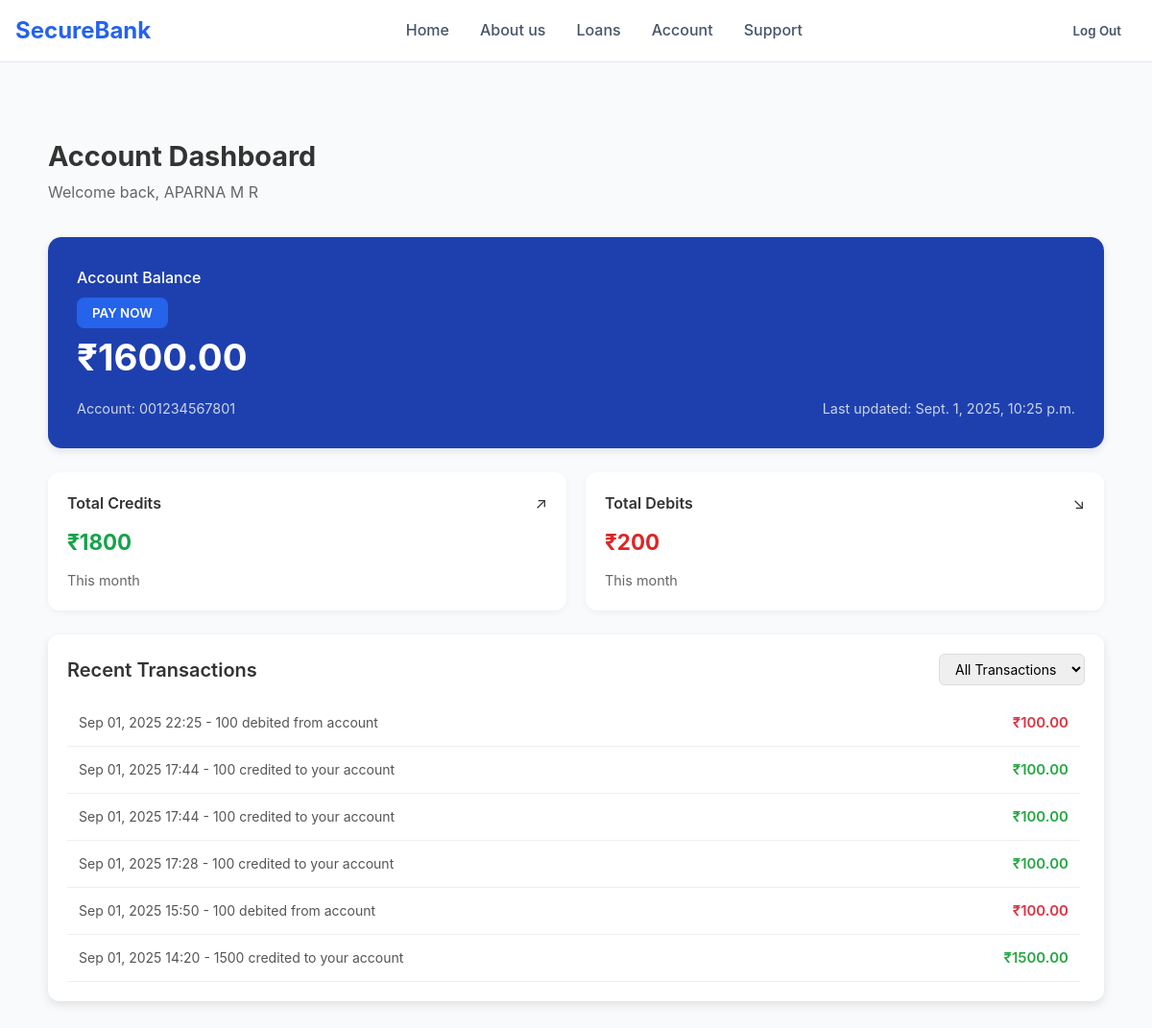
The page /account_dashboard/ (signed in) on the database its author committed.
### BankApp/models.py (models this page shows, shortened)
class Account(models.Model):
    user = models.OneToOneField(User, on_delete=models.CASCADE, blank=True, null=True)
    account_number = models.CharField(max_length=20, unique=True, editable=False)
    balance = models.DecimalField(max_digits=12, decimal_places=2, default=0.00)
    last_updated = models.DateTimeField(auto_now=True)

class Transaction(models.Model):
    TRANSACTION_TYPES = [
        ("credit", "Credit"),
        ("debit", "Debit"),
    ]
    account = models.ForeignKey(Account, on_delete=models.CASCADE, related_name="transactions")
    transaction_type = models.CharField(max_length=10, choices=TRANSACTION_TYPES)
    amount = models.DecimalField(max_digits=10, decimal_places=2)
    description = models.CharField(max_length=255, blank=True, null=True)
    timestamp = models.DateTimeField(auto_now_add=True)

### BankApp/views.py (the view)
# urls.py: path('account_dashboard/',views.account_dashboard,name="account_dashboard"),
def account_dashboard(request):
    try:
        account = Account.objects.get(user=request.user)
    except Account.DoesNotExist:
        messages.error(request, "❌ No account found. Please create one.")
        return redirect("homepage")
    start_month = now().replace(day=1, hour=0, minute=0, second=0, microsecond=0)
    total_credits = Transaction.objects.filter(
        account=account,
        transaction_type="credit",
        timestamp__gte=start_month
    ).aggregate(total=Sum("amount"))["total"] or 0
    total_debits = Transaction.objects.filter(
        account=account,
        transaction_type="debit",
        timestamp__gte=start_month
    ).aggregate(total=Sum("amount"))["total"] or 0
    transactions = Transaction.objects.filter(account=account).order_by("-timestamp")[:10]
    return render(request, "account.html", {
        "account": account,
        "total_credits": total_credits,
        "total_debits": total_debits,
        "transactions": transactions,
    })

### BankApp/templates/account.html (shortened to what this page needs)
{% load static %}
<!DOCTYPE html>
<html lang="en">
<head>
    <link rel="stylesheet" href="{% static 'css/account.css' %}">
</head>
<body>
    <nav class="navbar">
        <div class="nav-container">
            <div class="nav-content">
                <div class="logo">
                    <h1>SecureBank</h1>
                </div>
                <div class="nav-links">
                    <a href="{% url 'homepage'%}" class="nav-link">Home</a>
                    <a href="#" class="nav-link">About us</a>
                    <a href="#" class="nav-link">Loans</a>
                    <a href="{% url 'account_dashboard' %}"class="nav-link">Account</a>
                    <a href="#" class="nav-link">Support</a>
                </div>
                <div class="auth-buttons">
    {% if request.user.is_authenticated %}
        <a href="{% url 'logout' %}">
            <button class="btn-ghost">Log Out</button>
        </a>
    {% else %}
        <button class="btn-ghost" onclick="openModal('login')">Log In</button>
        <button class="btn-primary" onclick="openModal('signup')">Sign Up</button>
    {% endif %}
</div>
            </div>
        </div>
    </nav>
    <main class="account-main">
        <div class="container">
                <div class="account-header">
    <h1>Account Dashboard</h1>
    <p>Welcome back, {{ request.user.first_name|upper }} {{ request.user.last_name|upper }}</p>
</div>
<div class="balance-card">
    <div class="balance-header">
        <h2>Account Balance</h2>
        <button class="btn-primary transfer-btn" onclick="openmoneyModal()">PAY NOW</button>
    </div>
    <div class="balance-amount">₹{{ account.balance }}</div>
    <div class="balance-info">
        <span class="account-number">Account: {{ account.account_number }}</span>
        <span class="last-updated">Last updated: {{ account.last_updated }}</span>
    </div>
</div>
<div class="summary-cards">
    <div class="summary-card credit">
        <div class="summary-header">
            <h3>Total Credits</h3>
            <span class="arrow-up">↗</span>
        </div>
        <div class="summary-amount">₹{{ total_credits }}</div>
        <div class="summary-period">This month</div>
    </div>
   <div class="summary-card debit">
    <div class="summary-header">
        <h3>Total Debits</h3>
        <span class="arrow-down">↘</span>
    </div>
    <div class="summary-amount">₹{{ total_debits }}</div>
    <div class="summary-period">This month</div>
</div>
</div>
<div class="transaction-history">
    <div class="transaction-header">
        <h2>Recent Transactions</h2>
        <select id="filterSelect" class="filter-select">
            <option value="all">All Transactions</option>
        </select>
    </div>
<div class="transaction-list">
    {% for tx in transactions %}
        <div class="transaction-item" data-type="{{ tx.transaction_type }}">
            <div class="transaction-left">
                <span>{{ tx.timestamp|date:"M d, Y H:i" }}</span> -
                <span>{{ tx.description }}</span>
            </div>
            <div class="transaction-right {% if tx.transaction_type == 'credit' %}credit{% else %}debit{% endif %}">
                ₹{{ tx.amount }}
            </div>
        </div>
    {% empty %}
        <p>No recent transactions</p>
    {% endfor %}
</div>
                    </div>
                </div>
    </main>
</body>
</html>

### BankApp/static/css/account.css (style rules this page uses)
* { margin: 0; padding: 0; box-sizing: border-box; font-family: "Inter", sans-serif; }
body { background: #f9fafb; color: #333; line-height: 1.6; }
.navbar { position: fixed; top: 0; width: 100%; background: rgba(255, 255, 255, 0.95); backdrop-filter: blur(10px); border-bottom: 1px solid #e2e8f0; z-index: 1000; }
.nav-container { max-width: 1200px; margin: 0 auto; padding: 0 1rem; }
.nav-content { display: flex; align-items: center; justify-content: space-between; height: 4rem; }
.logo h1 { font-size: 1.5rem; font-weight: 700; color: #2563eb; }
.nav-links { display: flex; gap: 2rem; }
.nav-link { text-decoration: none; color: #475569; font-weight: 500; transition: color 0.3s; }
a { text-decoration: none ; color: #000; }
.auth-buttons { display: flex; gap: 1rem; }
.btn-primary { background: #2563eb; color: white; border: none; padding: 0.5rem 1rem; border-radius: 0.5rem; font-weight: 600; cursor: pointer; transition: background 0.3s; }
.btn-ghost { background: transparent; color: #475569; border: none; padding: 0.5rem 1rem; border-radius: 0.5rem; font-weight: 600; cursor: pointer; transition: color 0.3s; }
.account-main { padding: 30px; }
.container { max-width: 1100px; margin: auto; }
.account-header { margin-bottom: 3%; margin-top: 10%; }
.account-header h1 { font-size: 1.8rem; font-weight: 700; margin-bottom: 2px; }
.account-header p { color: #666; }
.balance-card { background: #1e40af; color: #fff; padding: 30px; border-radius: 14px; margin-bottom: 25px; box-shadow: 0 3px 8px rgba(0,0,0,0.1); }
.balance-card h2 { font-size: 1rem; font-weight: 500; margin-bottom: 8px; }
.balance-amount { font-size: 2.4rem; font-weight: 700; margin-bottom: 10px; }
.balance-info { font-size: 0.9rem; display: flex; justify-content: space-between; color: #cbd5e1; }
.summary-cards { display: flex; gap: 20px; margin-bottom: 25px; }
.summary-card { flex: 1; background: #fff; padding: 20px; border-radius: 12px; box-shadow: 0 2px 6px rgba(0,0,0,0.05); }
.summary-header { display: flex; justify-content: space-between; align-items: center; }
.summary-card h3 { font-size: 1rem; font-weight: 600; }
.summary-amount { font-size: 1.4rem; font-weight: 700; margin: 10px 0; }
.summary-period { font-size: 0.9rem; color: #666; }
.summary-card.credit .summary-amount { color: #16a34a; }
.summary-card.debit .summary-amount { color: #dc2626; }
.transaction-history { background: #ffffff; border-radius: 12px; padding: 20px; margin-top: 20px; box-shadow: 0 4px 10px rgba(0,0,0,0.1); }
.transaction-header { display: flex; justify-content: space-between; align-items: center; margin-bottom: 15px; }
.transaction-header h2 { font-size: 20px; font-weight: 600; color: #333; }
.filter-select { padding: 6px 12px; border-radius: 6px; border: 1px solid #ddd; font-size: 14px; cursor: pointer; transition: all 0.2s ease-in-out; }
.transaction-list { max-height: 300px; overflow-y: auto; padding-right: 5px; }
.transaction-item { padding: 12px; border-bottom: 1px solid #eee; font-size: 15px; color: #444; display: flex; justify-content: space-between; align-items: center; transition: background 0.2s; }
.transaction-left { font-size: 14px; color: #555; }
.transaction-right { font-weight: 600; font-size: 15px; }
.transaction-right.credit { color: #28a745; }
.transaction-right.debit { color: #dc3545; }

### rows shown on the page
Account: balance "1600.00", account_number "001234567801", last_updated "Sept. 1, 2025, 10:25 p.m."
Transaction: timestamp "Sep 01, 2025 22:25", description "100 debited from account", amount "100.00"
Transaction: timestamp "Sep 01, 2025 17:44", description "100 credited to your account", amount "100.00"
Transaction: timestamp "Sep 01, 2025 17:44", description "100 credited to your account", amount "100.00"
Transaction: timestamp "Sep 01, 2025 17:28", description "100 credited to your account", amount "100.00"
Transaction: timestamp "Sep 01, 2025 15:50", description "100 debited from account", amount "100.00"
Transaction: timestamp "Sep 01, 2025 14:20", description "1500 credited to your account", amount "1500.00"

### other values the page prints
{{ request.user.first_name|upper }} "APARNA"
{{ request.user.last_name|upper }} "M R"
{{ total_credits }} "1800"
{{ total_debits }} "200"
